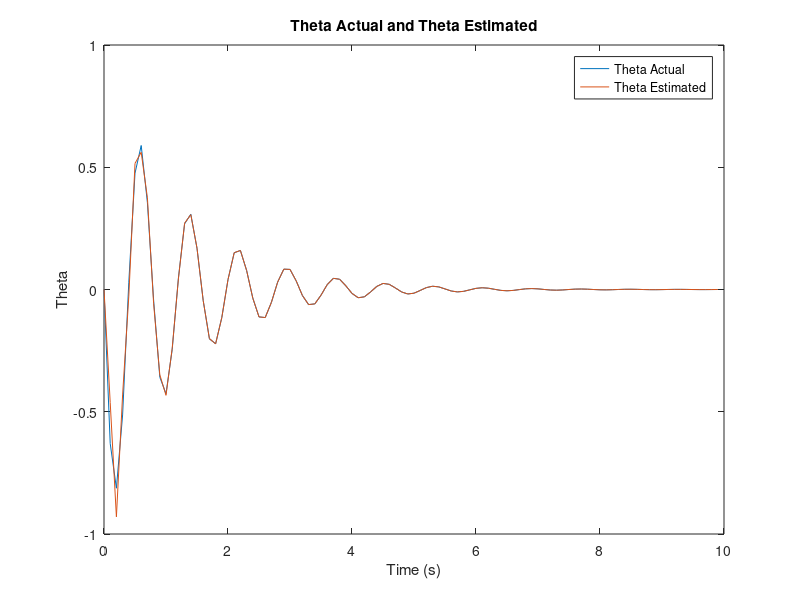
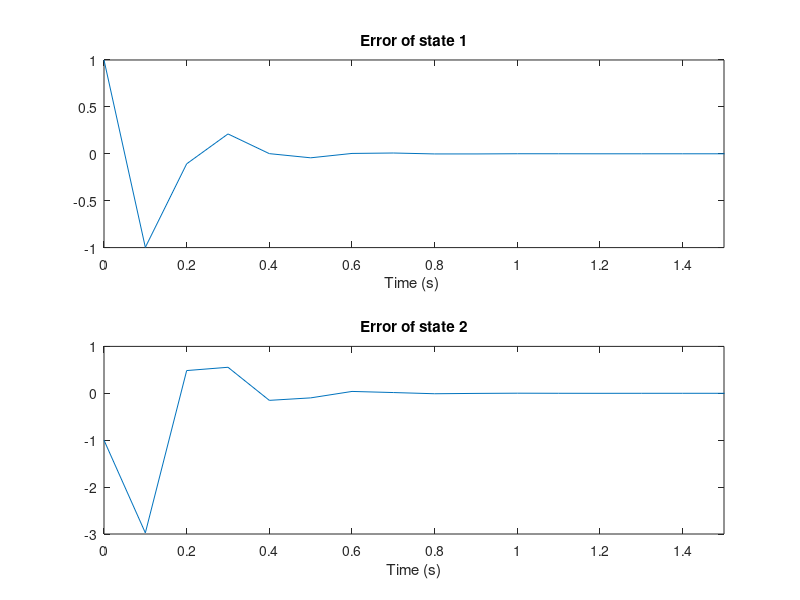
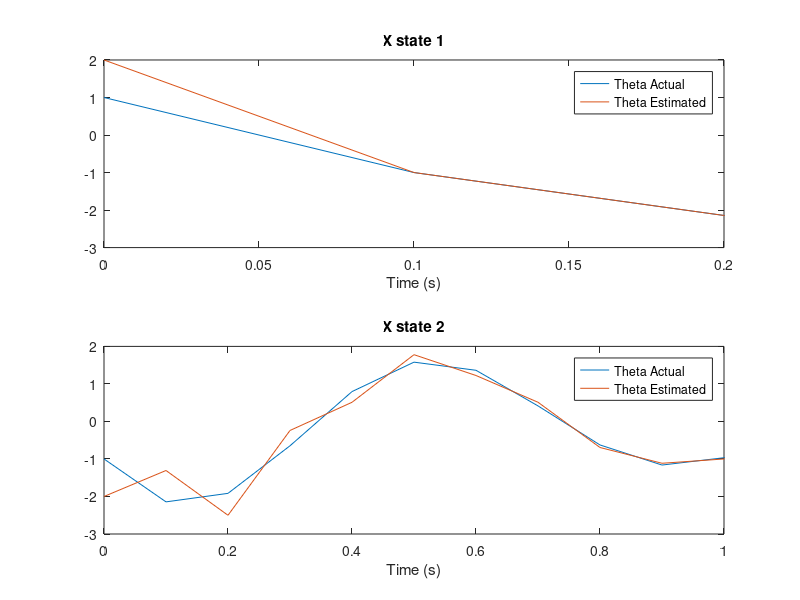

The MATLAB source for these figures, in order:
clc; close all;
%part 1
c=.2005;
b=.9967;
a=.1;
T=.1;
num= c*[1 b];
den=[1 -exp(-a*T)-1 exp(-a*T)];
sys=tf([num],[den],T);
A=[0 1; -den(1,3) -den(1,2)]
B=[0 1]'
C=[c*b c]
%part 2
ts=5
z=.1
wn=(4/(ts*z))
ztest=exp(roots([1 2*z*wn wn^2])*T)
K=acker(A,B,ztest)
%part 3
T=.1;
tsl=.5
zl=.1
wnl=(4/(tsl*zl))
zl=exp(roots([1 2*zl*wnl wnl^2])*T)
L = place(A',C',zl)
%part 4
x0=[1 -1]';
x0g=[2 -2]';
N=100;
x=zeros(2,N);
xg=zeros(2,N);
x(1,1)=1; x(2,1)=-1;
xg(1,1)=2; xg(2,1)=-2;
y=zeros(1,N);
yg=zeros(1,N);
error(:,1)=(xg(:,1)-x(:,1));
for k=2:N-1
    u(:,k-1)=-K*x(:,k-1);
    ug(:,k-1)=-K*xg(:,k-1);
    x(:,k)=A*x(:,k-1) + B*u(:,k-1)  ;
    xg(:,k)=A*x(:,k-1) + B*ug(:,k-1);
    y(:,k)=C*x(:,k);
    yg(:,k)=C*xg(:,k);
    error(:,k)=(A-(L'*C))*error(:,k-1);
end
t=0:.1:9.9;
figure
te=0:.1:9.8;
plot(t,y(1,:),t,yg(1,:))
title('Theta Actual and Theta Estimated')
ylabel('Theta')
xlabel('Time (s)')
legend('Theta Actual','Theta Estimated')
figure
subplot(2,1,1)
plot(te,error(1,:))
title('Error of state 1')
xlabel('Time (s) ')
xlim([0 1.5])
subplot(2,1,2)
plot(te,error(2,:))
title('Error of state 2')
xlabel('Time (s)')
xlim([0 1.5])
figure
subplot(2,1,1)
plot(t,x(1,:),t,xg(1,:))
title('X state 1')
xlim([0,.2])
xlabel('Time (s)')
legend('Theta Actual','Theta Estimated')
subplot(2,1,2)
plot(t,x(2,:),t,xg(2,:))
title('X state 2')
xlabel('Time (s)')
legend('Theta Actual','Theta Estimated')
xlim([0,1])